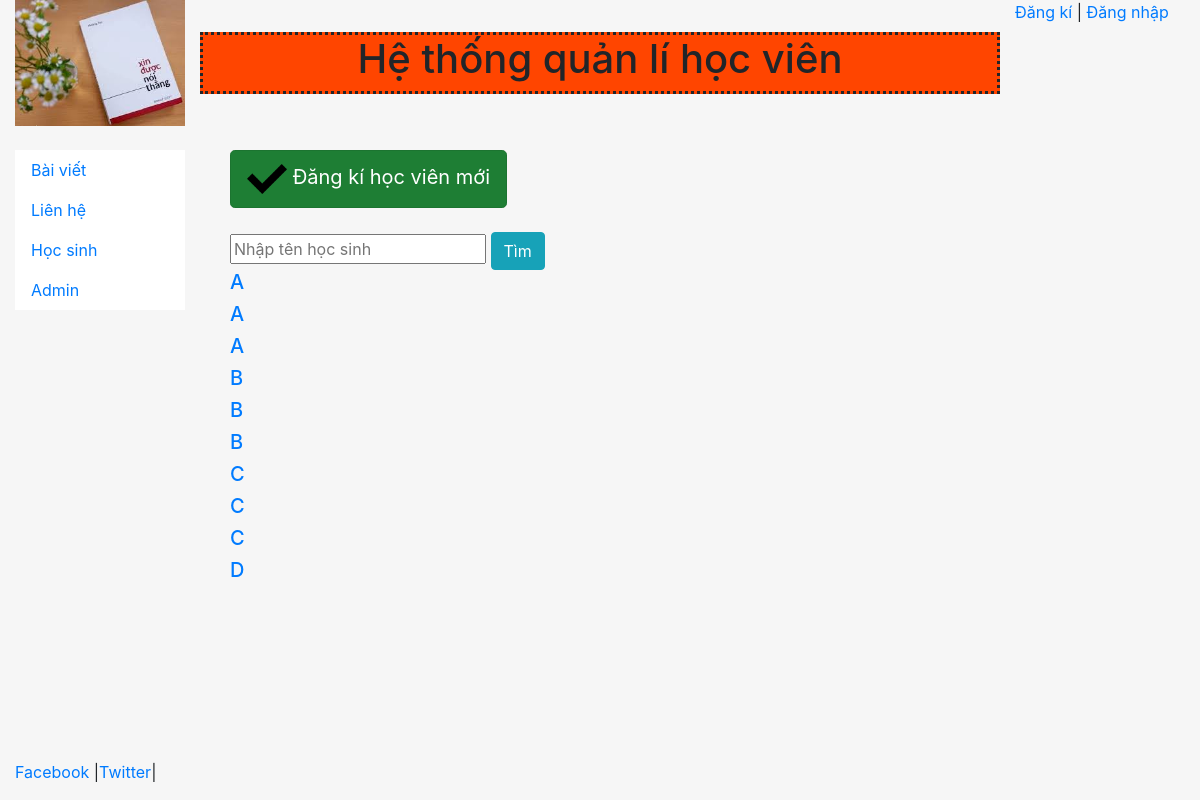
The app's page /student/, older data.
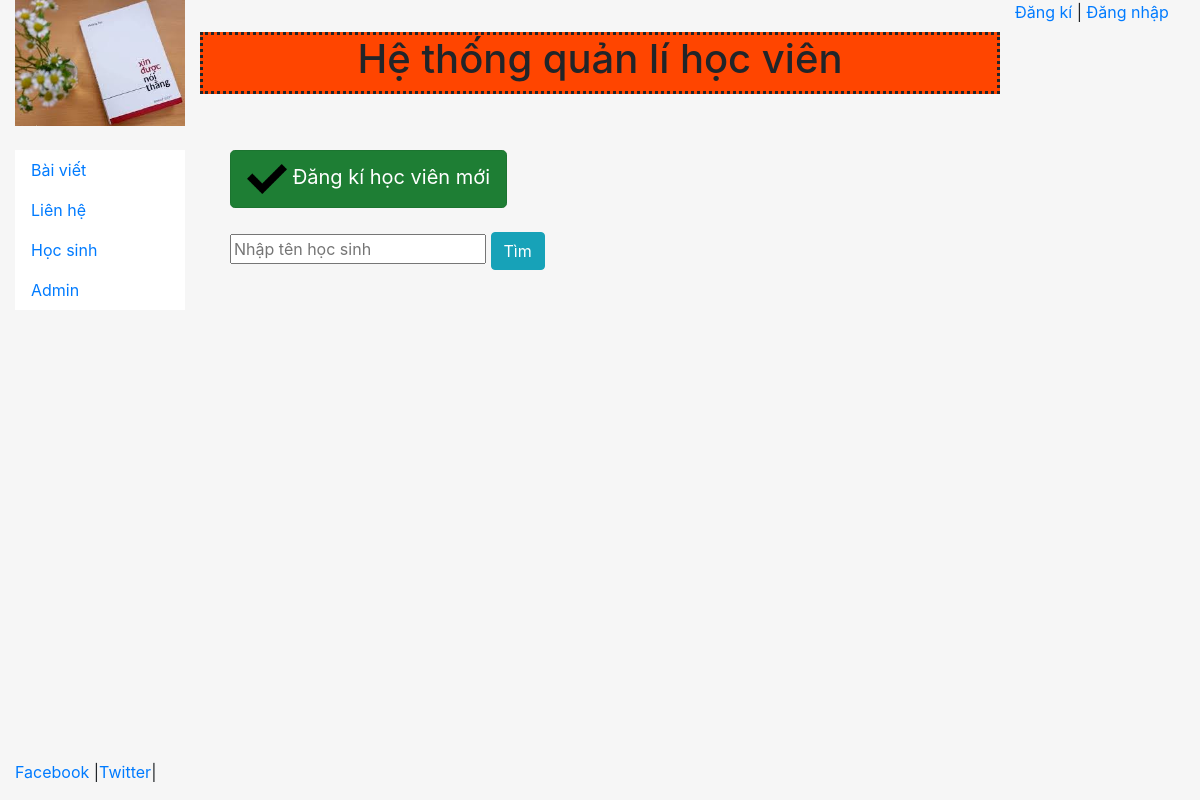
The same page, newer data.
### student/models.py (models this page shows, shortened)
class Student(models.Model):
    objects = models.Manager()
    name = models.CharField(max_length=100,verbose_name="Tên học sinh") #1
    birtdate = models.DateField(blank=True,null=True,verbose_name="Ngày sinh")  #2   # '2019-09-08' or (2018 , M, D) chua thu
    address = models.TextField(max_length=200,null=True,blank=True,verbose_name="Địa chỉ")  #3
    phone_number_1 = models.CharField(max_length=12,verbose_name="Số điện thoại")  #4
    phone_number_2 = models.CharField(default='',max_length=12,null=True,blank=True,verbose_name="Số điện thoại 2")
    email = models.EmailField(verbose_name="email",blank=True)
    identity_number = models.CharField(max_length=10,default='',null=True,blank=True, verbose_name="CMND / CMT")
    learning_area = models.ForeignKey(Area,on_delete=models.DO_NOTHING,related_name='learning_area')
    is_learning = models.BooleanField(default=True, verbose_name="Đang học ?")  #True = đang học, False=Khác
    joined_date = models.DateField(auto_now_add=True,verbose_name="Ngày vào học")
    note = models.TextField(max_length=200,null=True,blank=True,verbose_name="Chú thích")
    class Meta:
        ordering =["name"]
        verbose_name_plural = "Học sinh"

### student/views.py (the view)
# urls.py: path('',views.StudentListView.as_view(), name='liststudent'),
class StudentListView(ListView):
    queryset = Student.objects.all()
    template_name = 'student/student.html'
    context_object_name = 'Students' # đặt tên truyền vào Temp
    paginate_by = 10  #phân trang

### student/templates/student/student.html (shortened to what this page needs)
{% extends "pages/base.html" %}
{% block content %}
    {% load staticfiles %}
    <a href="{% url 'create' %}" class="btn btn-success btn-lg active" role="button" aria-pressed="true"><img src="{% static 'images/right.png' %}" style="max-height:40px"/> Đăng kí học viên mới</a>
    <br>
    <br>
    <DIV>
        <input type="text" placeholder="Nhập tên học sinh">
        <input type="button"class="btn btn-info" value="Tìm">
    </DIV>
{% for student in Students %}
    <h5><a href="/student/{{student.id}}">{{student.name}}</a></h5>
{% endfor %}
<br/>
{% endblock content %}

### home/templates/pages/base.html (shortened to what this page needs)
<!DOCTYPE html>
<html lang="en">
<head>
    {% load staticfiles %}
    <link rel="stylesheet" href="{% static 'css/bootstrap.min.css' %}" type ="text/css">
</head>
<body>
    <div class="container-fluid" style="min-height: 95%;">
        <div class="row">
            <div class="col-sm-2">
                <center><img src="{% static 'images/1.jfif' %}" class="img-fluid" alt="Responsive image"></center>
            </div>
            <div class="col-sm-8" style="border-style: dotted; background-color: orangered; align-self: center;">
                <center><h1>Hệ thống quản lí học viên </h1></center>
            </div>
            <div class="col-sm-2">
            {% if user.username %}
            <p>Xin chào {{user.username}}</p>
            <p><a href="{% url 'logout' %}">Đăng xuất</a></p>
            {% else %}
            <p><a href="{% url 'register' %}">Đăng kí</a> | <a href="{% url 'login' %}">Đăng nhập</a></p>
            {% endif %}
            </div>
            <br>
        </div>
        <br>
        <div class="row">
            <div class="col-sm-2">
                <div class="bs-sliderbar" style="background-color : #fff">
                    <nav class="nav flex-cloumn">
                        <a class="nav-link" href="{% url 'blog' %}">Bài viết</a>
                        <a class="nav-link" href="{% url 'contact' %}">Liên hệ</a>
                        <a class="nav-link" href="{% url 'liststudent' %}">Học sinh</a>
                        <a class="nav-link" href="/admin">Admin</a>
                    </nav>
                </div>
            </div>
            <div class="col-sm-10">
                <div class="container-fluid">
                    {% block content %}
                    {% endblock %}
                </div>
            </div>
        </div>
    </div>
    <footer>
        <div class="container-fluid">
            <a href="#">Facebook</a> |<a href="#">Twitter</a>|
        </div>
	</footer>
</body>
</html>

### home/templates/pages/base.html (style rules this page uses)
html, body { height: 100%; background: #f6f6f6; }

Row changes from the older to the newer data that the page shows:
removed Student: name "A"
removed Student: name "A"
removed Student: name "A"
removed Student: name "B"
removed Student: name "B"
removed Student: name "B"
removed Student: name "C"
removed Student: name "C"
removed Student: name "C"
removed Student: name "D"
